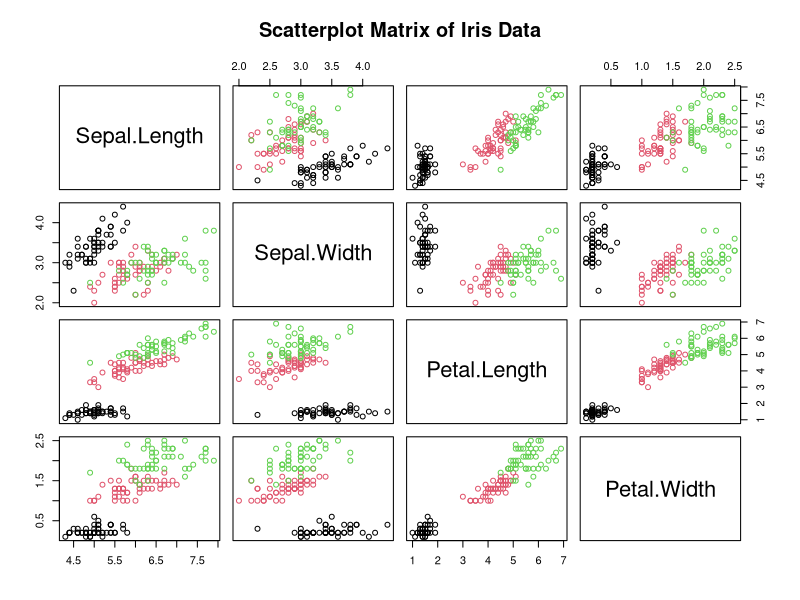

Write the R code that produced this figure.
head(iris)

str(iris)

summary(iris)


mean(iris$Sepal.Length)

median(iris$Sepal.Length)

freq_table <- table(iris$Sepal.Length)
names(freq_table)[which.max(freq_table)]

range_val <- range(iris$Sepal.Length)
max(range_val) - min(range_val)

var(iris$Sepal.Length)

sd(iris$Sepal.Length)

IQR(iris$Sepal.Length)

quantile(iris$Sepal.Length, probs = c(0.25, 0.75))

install.packages("dplyr")
library(dplyr)


iris %>%
  group_by(Species) %>%
  summarise(
    count = n(),
    mean_sepal_length = mean(Sepal.Length),
    sd_sepal_length = sd(Sepal.Length),
    mean_petal_length = mean(Petal.Length),
    sd_petal_length = sd(Petal.Length)
  )


pairs(iris[, 1:4], main = "Scatterplot Matrix of Iris Data", col = iris$Species)